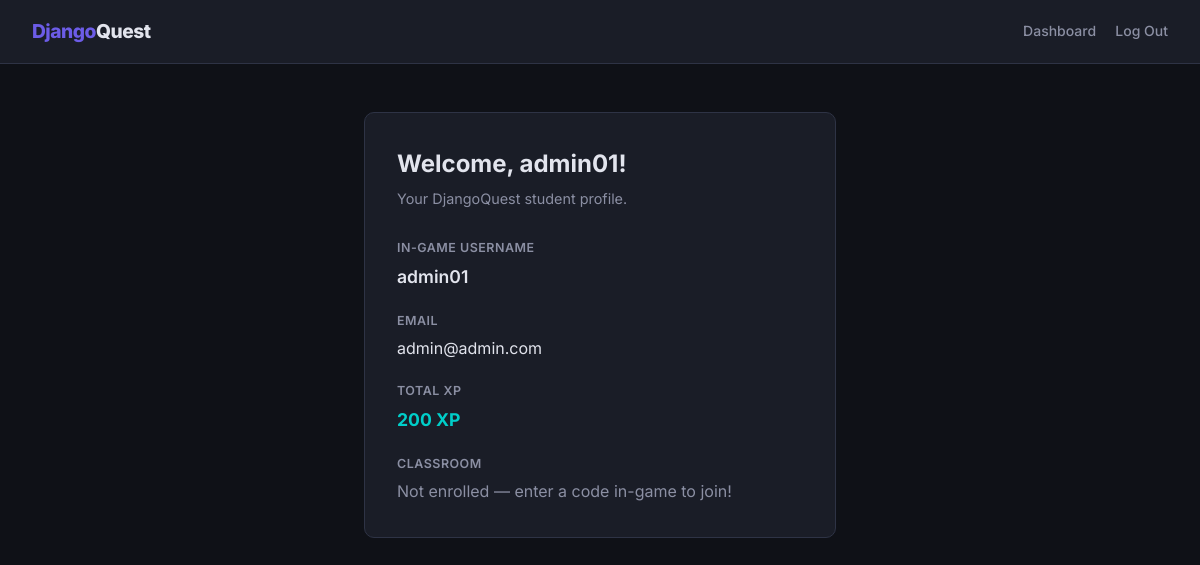
The page /student/profile/ (signed in) on the database as committed earlier.
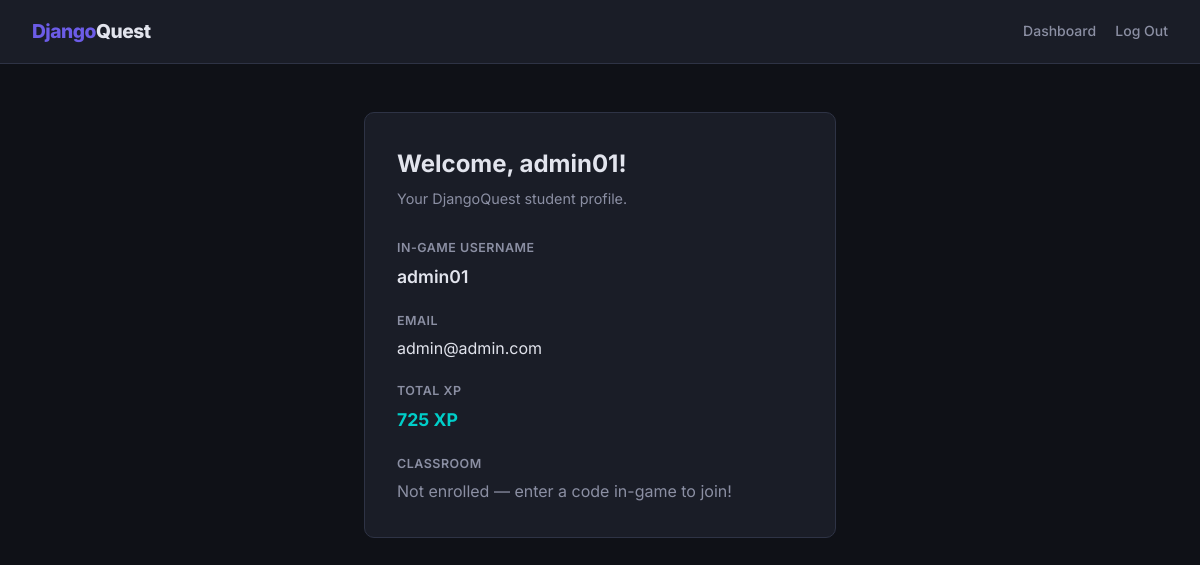
The same page on the database as committed later.
### users/models.py (models this page shows, shortened)
class User(AbstractUser):
    email = models.EmailField(unique=True)
    username = models.CharField(max_length=150, unique=True)
    is_verified = models.BooleanField(default=False)
    is_teacher = models.BooleanField(default=False, db_index=True)  # indexed: filter teachers fast
    is_student = models.BooleanField(default=True, db_index=True)   # indexed: filter students fast
    date_joined = models.DateTimeField(auto_now_add=True)
    objects = UserManager()
    USERNAME_FIELD = 'email'
    REQUIRED_FIELDS = ['username']
    groups = models.ManyToManyField(
        'auth.Group',
        related_name='custom_user_set',
        blank=True,
        help_text='The groups this user belongs to.',
        verbose_name='groups',
    )
    user_permissions = models.ManyToManyField(
        'auth.Permission',
        related_name='custom_user_permission_set',
        blank=True,
        help_text='Specific permissions for this user.',
        verbose_name='user permissions',
    )

class Profile(models.Model):
    user = models.OneToOneField(User, on_delete=models.CASCADE, related_name="profile")
    avatar = models.ImageField(upload_to="avatars/", null=True, blank=True)
    bio = models.TextField(blank=True)
    total_xp = models.IntegerField(default=0)
    classroom = models.ForeignKey(
        Classroom,
        on_delete=models.SET_NULL,
        null=True,
        blank=True,
        related_name='students',
        db_index=True,  # indexed: "students in classroom X" queries are O(log n)
        help_text='The classroom this student is enrolled in.',
    )

### dashboard/views.py (the view)
# urls.py: path('student/profile/', views.student_profile, name='student_profile'),
@login_required(login_url='/login/')
def student_profile(request):
    profile, _ = Profile.objects.get_or_create(user=request.user)
    return render(request, 'dashboard/student_profile.html', {'profile': profile})

### dashboard/templates/dashboard/student_profile.html (shortened to what this page needs)
{% extends "dashboard/base.html" %}
{% block content %}
<div class="container">
    <div class="card">
        <h2>Welcome, {{ user.username }}!</h2>
        <p class="subtitle">Your DjangoQuest student profile.</p>
        <div style="display:grid; gap:1rem;">
            <div>
                <span style="font-size:.78rem; text-transform:uppercase; letter-spacing:.5px; color:var(--text-dim); font-weight:600;">In-Game Username</span>
                <p style="font-size:1.1rem; font-weight:600; margin-top:.2rem;">{{ user.username }}</p>
            </div>
            <div>
                <span style="font-size:.78rem; text-transform:uppercase; letter-spacing:.5px; color:var(--text-dim); font-weight:600;">Email</span>
                <p style="margin-top:.2rem;">{{ user.email }}</p>
            </div>
            <div>
                <span style="font-size:.78rem; text-transform:uppercase; letter-spacing:.5px; color:var(--text-dim); font-weight:600;">Total XP</span>
                <p style="font-size:1.1rem; font-weight:700; color:var(--success); margin-top:.2rem;">{{ profile.total_xp }} XP</p>
            </div>
            <div>
                <span style="font-size:.78rem; text-transform:uppercase; letter-spacing:.5px; color:var(--text-dim); font-weight:600;">Classroom</span>
                <p style="margin-top:.2rem;">
                    {% if profile.classroom %}
                        {{ profile.classroom.name }}
                    {% else %}
                        <span style="color:var(--text-dim);">Not enrolled — enter a code in-game to join!</span>
                    {% endif %}
                </p>
            </div>
        </div>
    </div>
</div>
{% endblock %}

### dashboard/templates/dashboard/base.html (shortened to what this page needs)
<!DOCTYPE html>
<html lang="en">
<head>
</head>
<body>
    <nav class="navbar">
        <a href="/" class="navbar-brand">Django<span>Quest</span></a>
        <div class="navbar-links">
            {% if user.is_authenticated %}
                {% if user.is_teacher %}
                    <a href="{% url 'dashboard:teacher_dashboard' %}">Dashboard</a>
                {% else %}
                    <a href="{% url 'dashboard:student_profile' %}">Profile</a>
                {% endif %}
                <a href="{% url 'dashboard:logout' %}">Log Out</a>
            {% else %}
                <a href="{% url 'dashboard:login' %}">Log In</a>
                <a href="{% url 'dashboard:student_register' %}">Sign Up</a>
            {% endif %}
        </div>
    </nav>
    {% block content %}{% endblock %}
</body>
</html>

### dashboard/templates/dashboard/base.html (style rules this page uses)
*, *::before, *::after { box-sizing: border-box; margin: 0; padding: 0; }
:root { --bg: #0f1117; --surface: #1a1d27; --surface-2: #242834; --border: #2e3345; --text: #e2e4ed; --text-dim: #8b8fa3; --accent: #6c5ce7; --accent-hover: #7c6df7; --accent-soft: rgba(108, 92, 231, .12); --success: #00cec9; --danger: #ff6b6b; --warning: #feca57; --radius: 10px; }
body { font-family: 'Inter', -apple-system, BlinkMacSystemFont, sans-serif; background: var(--bg); color: var(--text); min-height: 100vh; line-height: 1.6; }
a { color: var(--accent); text-decoration: none; }
.navbar { display: flex; align-items: center; justify-content: space-between; padding: 1rem 2rem; background: var(--surface); border-bottom: 1px solid var(--border); }
.navbar-brand { font-weight: 800; font-size: 1.2rem; color: var(--accent); letter-spacing: -0.5px; }
.navbar-brand span { color: var(--text); }
.navbar-links { display: flex; gap: 1.2rem; align-items: center; }
.navbar-links a { color: var(--text-dim); font-size: 0.875rem; font-weight: 500; transition: color .2s; }
.container { max-width: 520px; margin: 3rem auto; padding: 0 1.5rem; }
.card { background: var(--surface); border: 1px solid var(--border); border-radius: var(--radius); padding: 2rem; }
.card h2 { font-size: 1.5rem; font-weight: 700; margin-bottom: .25rem; }
.card .subtitle { color: var(--text-dim); font-size: 0.9rem; margin-bottom: 1.5rem; }

Rows that differ between the two databases and show on the page:
changed Profile: total_xp "200" → "725"
